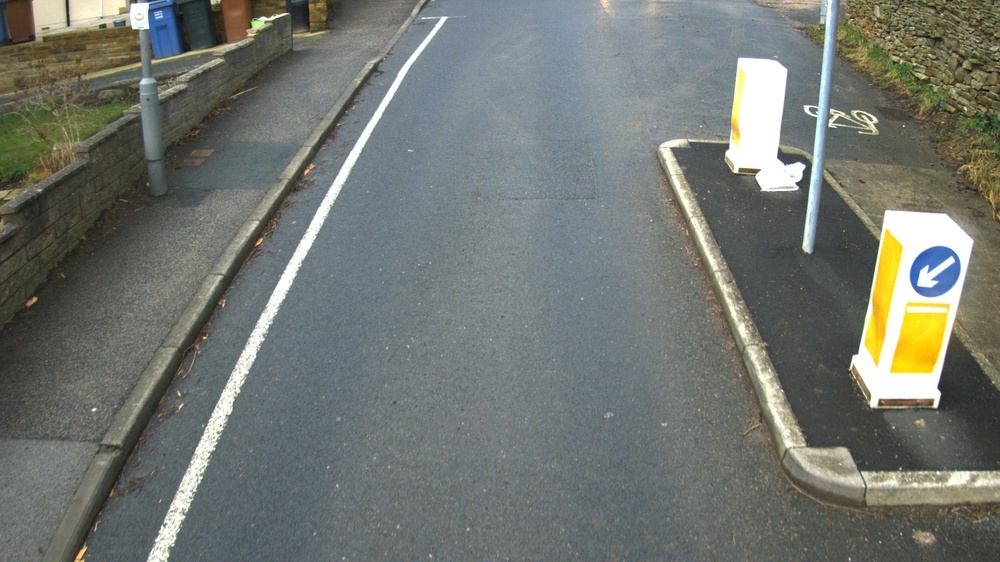
//> input picture figure/raw_image.jpg, 1000 x 562 px, shrunk from 1920 x 1080 before the run
$ ./Main   (built with g++ and OpenCV 4)
//> lines starting //> are read from the running program, lines starting //| are printed output that depends on the picture
/*
 * Description: Produce undistorted image from raw image captured from the camera.
 * Input:
 *			    |fx 0  cx|
 *			K = |0  fy cy|
 *				|0  0   1|
 *
 *		dist_coef = |k1, k2, p1, p2|
 * Option#0 - Using cv::getOptimalNewCameraMatrix and cv::initUndistortRectifyMap, which automatically
 *			produce the undistorted image for us.
 * Option#1 - Perform the reverse distortion in which an undistorted image is created by interpolating
 *			the pixel values from the distorted (input/raw) image using cv::remap.
 *
 */

#include <string>
#include <iostream>
#include <cstdlib>

#include <opencv2/opencv.hpp>

// Compute the image size of the undistorted image
void computeUndistortedBoundary(/*in*/cv::Size &image_size,
								/*in*/cv::Mat &K,
								/*in*/cv::Mat &distortionCoef,
								/*out*/cv::Mat &undistortedCorners,
								/*out*/double &dminx,
								/*out*/double &dminy,
								/*out*/double &dmaxx,
								/*out*/double &dmaxy);


// Produce distorted point (out_x, out_y) from undistort (in_x, in_y) point
void distortPoint(	cv::Mat &K, cv::Mat &distortionCoef,
					double in_x, double in_y,
					/*out*/double &out_x, /*out*/double &out_y);

int main(int argc, char *argv[])
{
	// Image to perform undistort
	std::string image_path = "G:/raw_image.jpg";
	// Intrinsic parameters
	double fx = 1738.06409;
	double fy = 1736.96128;
	double cx = 965.22200;
	double cy = 666.61850;
	// Distortion coefficients
	double k1 = -0.34592;
	double k2 =  0.16969;
	double p1 = -0.00279;
	double p2 = 0.00235;

	// 1. Construct the K matrix and distortion matrix
	cv::Mat K = (cv::Mat_<double>(3,3) <<	fx, 0.0, cx,
											0.0, fy, cy,
											0.0, 0.0, 1.0);
	cv::Mat distortionCoef = (cv::Mat_<double>(1,4) << k1, k2, p1, p2);

	// 2. Read-in the input image
	cv::Mat distorted_image = cv::imread(image_path, CV_LOAD_IMAGE_COLOR);
//> distorted_image is the input picture: 562 rows x 1000 cols, CV_8UC3; mean B, G, R 112.5, 118, 113.9
	if (distorted_image.data == NULL)
	{
		std::cout << "Failed to read the image: " << image_path << ", terminating..." << std::endl;
		return -1;
	}
	cv::Size image_size = distorted_image.size();
//> image_size = Size(1000, 562)

	// 3. Compute the new image size of the undistorted image
	//		Compute the (min_x, min_y) and (max_x, max_y) of the undistorted image from the 4 boundary points.
	cv::Mat undistortedCorners;
	double dminx, dminy, dmaxx, dmaxy;
	computeUndistortedBoundary(image_size, K, distortionCoef,
				/*out*/undistortedCorners, dminx, dminy, dmaxx, dmaxy);
//> dminx = -175.5; dminy = -115.5; dmaxx = 1000.1; dmaxy = 560.9
	int new_image_width = int(dmaxx+0.5) - int(dminx-0.5);
//> new_image_width = 1175
	int new_image_height = int(dmaxy+0.5) - int(dminy-0.5);
//> new_image_height = 676
	cv::Size new_image_size = cv::Size(new_image_width, new_image_height); // for undistorted_image
//> new_image_size = Size(1175, 676)

	// ------- OPTION#0 --------
	{
		// 4. Use the OpenCV's functions to compute undistorted image
		// 4.1 Get the new K matrix with 0 distortion
		cv::Mat new_K = cv::getOptimalNewCameraMatrix(K, distortionCoef, image_size, /*alpha*/1, new_image_size);
		// 4.2 Compute the undistortion and rectification transformation map
		cv::Mat map_x, map_y;
		cv::initUndistortRectifyMap(K, distortionCoef, cv::Mat(), new_K, new_image_size, CV_32FC1, map_x, map_y);
		cv::Mat undistorted_image_out1; // output undistorted image
		cv::remap(/*in*/distorted_image, /*out*/undistorted_image_out1, map_x, map_y, CV_INTER_LINEAR, cv::BORDER_TRANSPARENT);
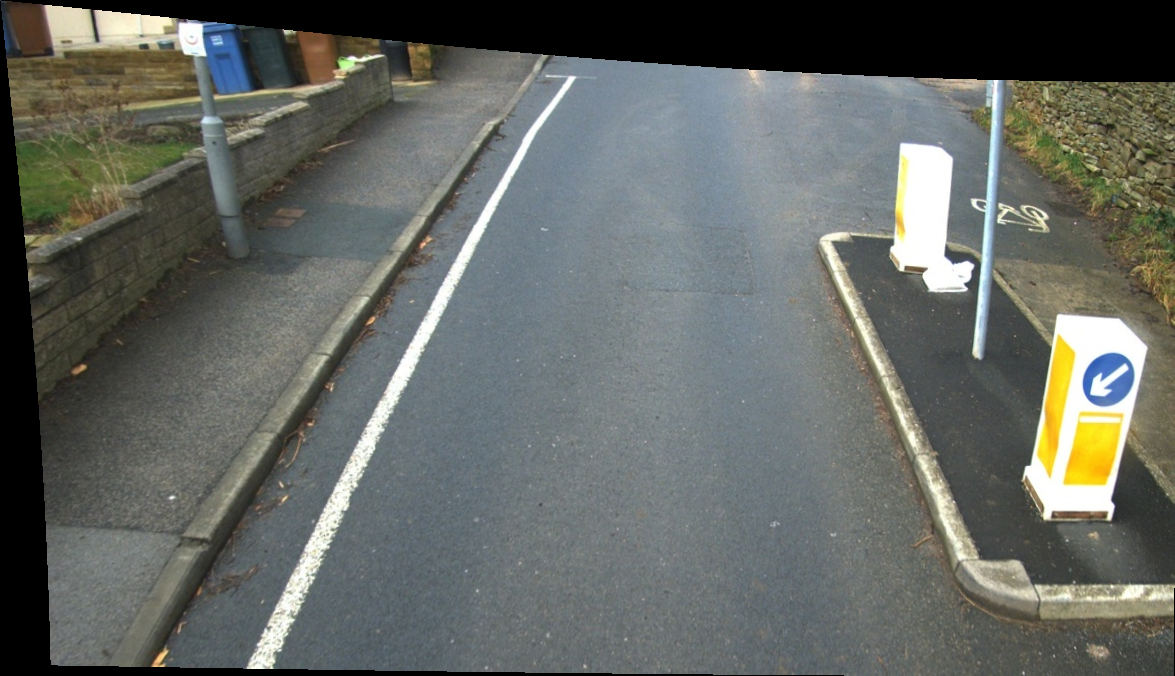
//> undistorted_image_out1: 676 rows x 1175 cols, CV_8UC3; mean B, G, R 99.3, 104.1, 100.5
		cv::imwrite("undistorted_out1.jpg", undistorted_image_out1);
	}

	// ------- OPTION#1 --------
	{
		// 5. Perform the reverse distortion and create the undistorted image using cv::remap
		// 5.1 Initialise the map matrices
		cv::Mat map_x(new_image_height, new_image_width, CV_32F);
		cv::Mat map_y(new_image_height, new_image_width, CV_32F);
		// 5.2 Construct the corresponding maps between undistort and distort point
		for (int y = 0; y < new_image_size.height; y++)
		{
			for (int x = 0; x < new_image_width; x++)
			{
				// Coordinates of undistorted points
				double v = dminy + y;
				double u = dminx + x;

				// Compute the distorted point
				double distortedx, distortedy;
				distortPoint(K, distortionCoef, u, v, distortedx, distortedy);

				// Construct map_x, map_y
				map_x.at<float>(y,x) = (float)distortedx;
				map_y.at<float>(y,x) = (float)distortedy;
			}
		}
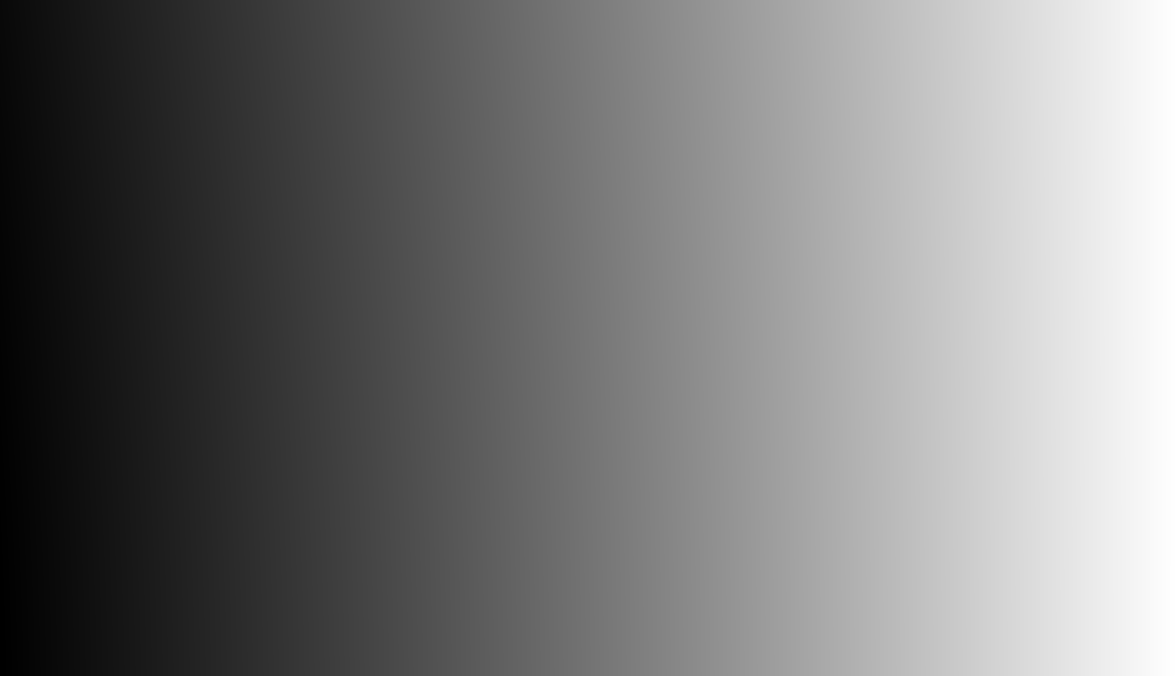
//> map_x: 676 rows x 1175 cols, CV_32FC1; min -35.67, max 998.5, mean 459.1; drawn with min black and max white
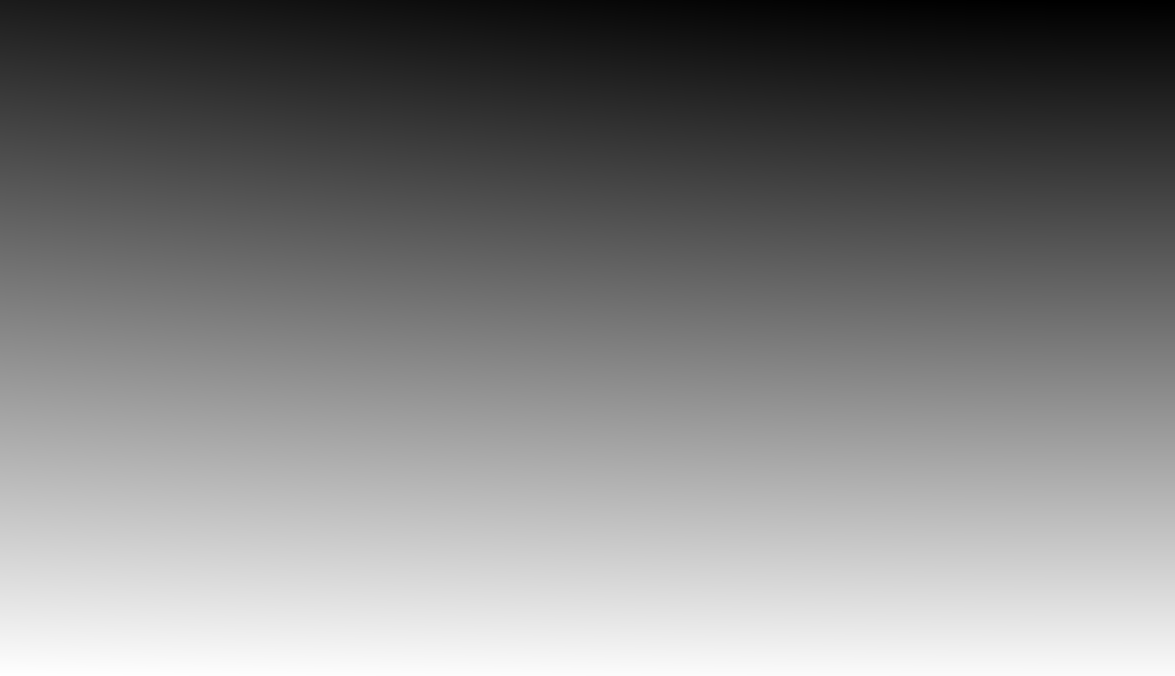
//> map_y: 676 rows x 1175 cols, CV_32FC1; min -69.05, max 570.4, mean 252.3; drawn with min black and max white
		// 5.3 Construct the undistorted image
		cv::Mat undistorted_image_out2; // output undistorted image
		cv::remap(/*in*/distorted_image, /*out*/undistorted_image_out2, map_x, map_y, CV_INTER_LINEAR, cv::BORDER_TRANSPARENT);
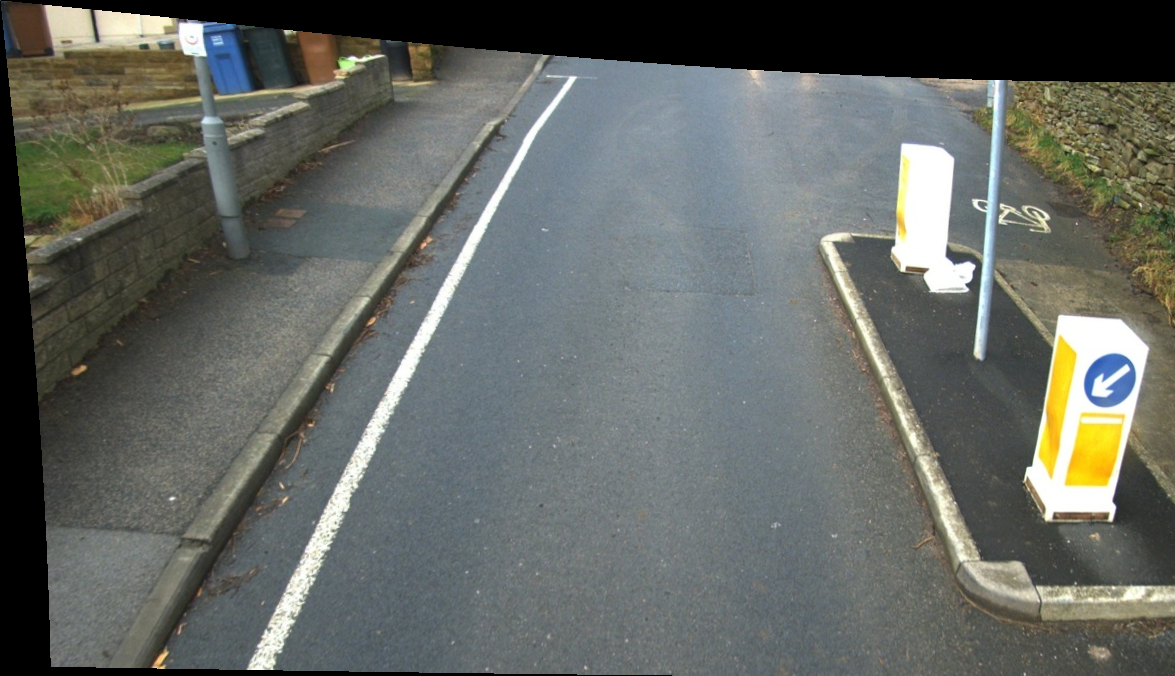
//> undistorted_image_out2: 676 rows x 1175 cols, CV_8UC3; mean B, G, R 99.5, 104.3, 100.7
		cv::imwrite("undistorted_out2.jpg", undistorted_image_out2);
	}

	return 0;
}

// Compute the image size of the undistorted image
void computeUndistortedBoundary(/*in*/cv::Size &image_size,
								/*in*/cv::Mat &K,
								/*in*/cv::Mat &distortionCoef,
								/*out*/cv::Mat &undistortedCorners,
								/*out*/double &dminx,
								/*out*/double &dminy,
								/*out*/double &dmaxx,
								/*out*/double &dmaxy)
{
	#define LARGE_IMAGE_COORD_D	(999999999.0)

	// Define the 4 image corners (original);
	cv::Mat distortedCorners(4, 1, CV_64FC2);
	distortedCorners.at<cv::Vec2d>(0,0)[0] = 0;						// Top-left
	distortedCorners.at<cv::Vec2d>(0,0)[1] = 0;
	distortedCorners.at<cv::Vec2d>(1,0)[0] = image_size.width-1;	// Top-right
	distortedCorners.at<cv::Vec2d>(1,0)[1] = 0;
	distortedCorners.at<cv::Vec2d>(2,0)[0] = image_size.width-1;	// Bottom-right
	distortedCorners.at<cv::Vec2d>(2,0)[1] = image_size.height-1;
	distortedCorners.at<cv::Vec2d>(3,0)[0] = 0;						// Bottom-left
	distortedCorners.at<cv::Vec2d>(3,0)[1] = image_size.height-1;

	// Undistorted the image corners
	cv::undistortPoints(distortedCorners, undistortedCorners, K, distortionCoef);

	// Compute the extreme corners
	dminx = LARGE_IMAGE_COORD_D;	dmaxx = -LARGE_IMAGE_COORD_D;
	dminy = LARGE_IMAGE_COORD_D;	dmaxy = -LARGE_IMAGE_COORD_D;

	for (int cor = 0; cor < 4; cor++)
	{
		// Un-normalized point coordinates
		double normalized_x, normalized_y, non_normalized_x, non_normalized_y;
		normalized_x = undistortedCorners.at<cv::Vec2d>(cor,0)[0];
		normalized_y = undistortedCorners.at<cv::Vec2d>(cor,0)[1];
		non_normalized_x = normalized_x * K.at<double>(0, 0) + K.at<double>(0, 2);
		non_normalized_y = normalized_y * K.at<double>(1, 1) + K.at<double>(1, 2);

		// Assign the undistorted corners the non-normalized values
		undistortedCorners.at<cv::Vec2d>(cor,0)[0] = non_normalized_x;
		undistortedCorners.at<cv::Vec2d>(cor,0)[1] = non_normalized_y;

		// Determine the two extreme points as the top left and bottom right corners
		if (non_normalized_x < dminx)
			dminx = non_normalized_x;
		if (non_normalized_y < dminy)
			dminy = non_normalized_y;
		if (non_normalized_x > dmaxx)
			dmaxx = non_normalized_x;
		if (non_normalized_y > dmaxy)
			dmaxy = non_normalized_y;
	}
}

// Produce distorted point (out_x, out_y) from undistort (in_x, in_y) point
void distortPoint(cv::Mat &K, cv::Mat &distortionCoef,
				double in_x, double in_y,
				/*out*/double &out_x, /*out*/double &out_y)
{
	// Camera parameters and distortion coefficients
	double fx = K.at<double>(0, 0);
	double fy = K.at<double>(1, 1);
	double cx = K.at<double>(0, 2);
	double cy = K.at<double>(1, 2);
	double k1 = distortionCoef.at<double>(0, 0);
	double k2 = distortionCoef.at<double>(0, 1);
	double p1 = distortionCoef.at<double>(0, 2);
	double p2 = distortionCoef.at<double>(0, 3);

	// Compute distorted points
	double x = (in_x - cx)/fx;
	double y = (in_y - cy)/fy;
	double r2 = x*x + y*y;
	double kcoef = 1 + k1*r2 + k2*r2*r2;
	double x_ = x*kcoef + 2*p1*x*y + p2*(r2 + 2*x*x);
	double y_ = y*kcoef + p1*(r2 + 2*y*y) + 2*p2*x*y;
	out_x = x_*fx + cx;
	out_y = y_*fy + cy;
}
